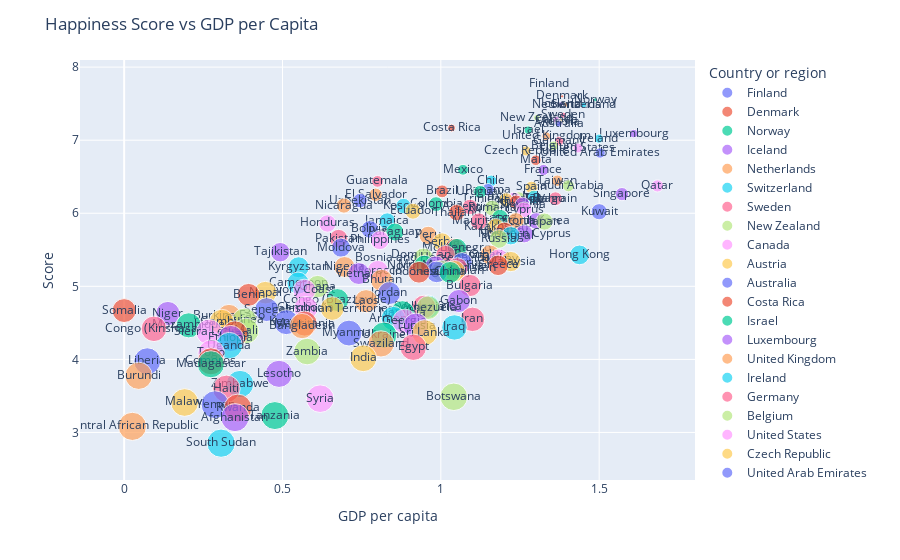

The code cell stored with this chart in its notebook:
### Code cell
# Plot the relationship between score and GDP (adding color and size)
fig = px.scatter(happy_df, x='GDP per capita', y='Score', text='Country or region', size='Overall rank', color = "Country or region")
fig.update_layout(title_text = 'Happiness Score vs GDP per Capita')
fig.show()
